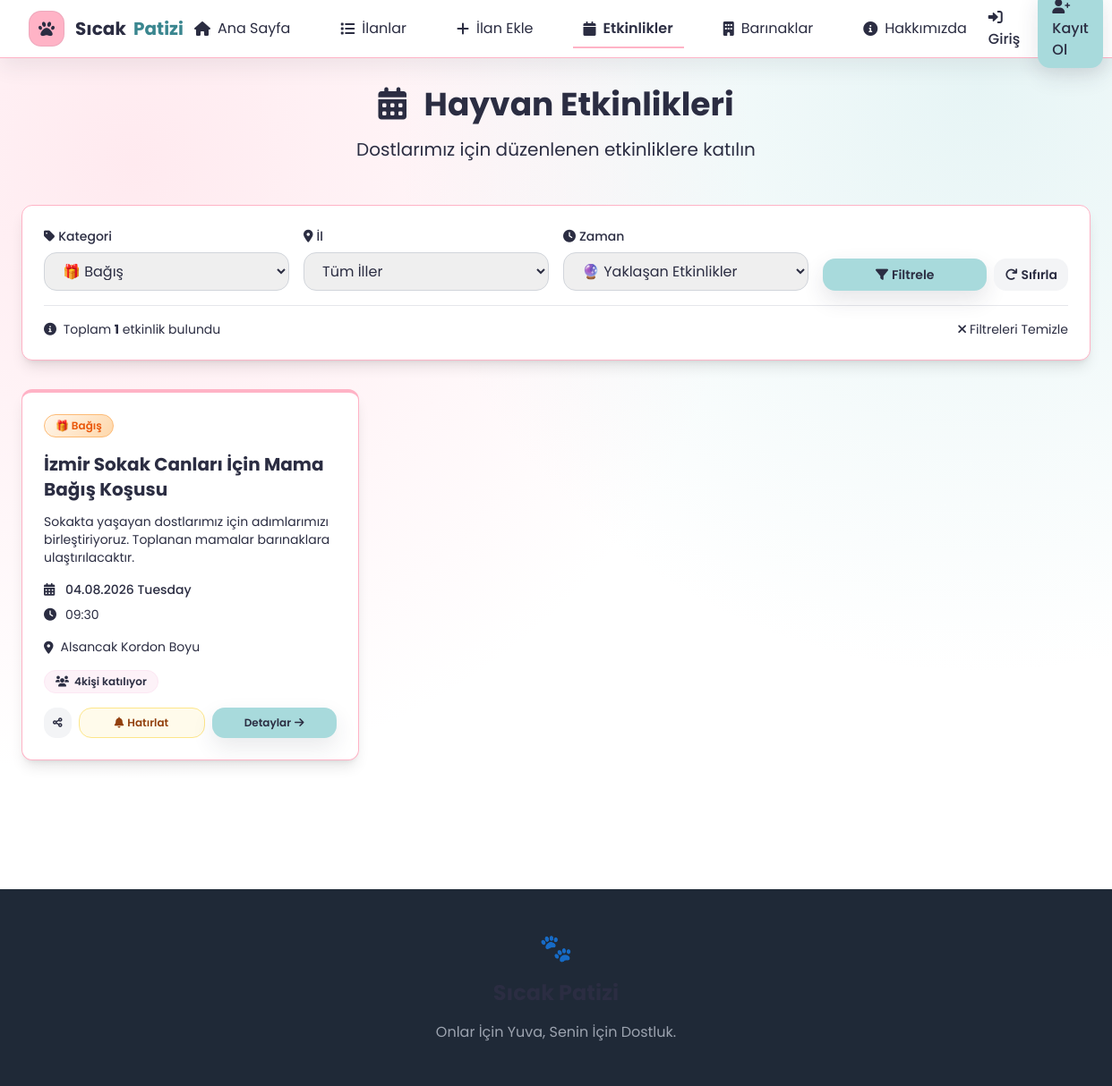
/etkinlikler.php?kategori=bagis, run on the app's committed database.
### tables this page shows
CREATE TABLE IF NOT EXISTS hayvan_etkinlikleri (
    id INT AUTO_INCREMENT PRIMARY KEY,
    baslik VARCHAR(255) NOT NULL,
    aciklama TEXT NOT NULL,
    detay_aciklama LONGTEXT,
    etkinlik_tarihi DATETIME NOT NULL,
    etkinlik_saati TIME,
    bitis_tarihi DATETIME,
    adres TEXT,
    il_id INT DEFAULT 34,
    ilce_id INT DEFAULT 0,
    konum_lat DECIMAL(10,8),
    konum_lng DECIMAL(11,8),
    organizator VARCHAR(255),
    iletisim_telefon VARCHAR(20),
    iletisim_email VARCHAR(100),
    website VARCHAR(255),
    resim VARCHAR(255),
    kategori ENUM('sahiplendirme', 'saglik', 'egitim', 'bagis', 'diger') DEFAULT 'sahiplendirme',
    etkinlik_turu ENUM('sahiplendirme', 'egitim', 'bagis', 'tedavi', 'sosyal', 'yarışma', 'sergi', 'diğer') DEFAULT 'sahiplendirme',
    durum ENUM('yayin', 'taslak', 'iptal') DEFAULT 'yayin',
    aktif TINYINT(1) DEFAULT 1,
    olusturma_tarihi TIMESTAMP DEFAULT CURRENT_TIMESTAMP,
    guncelleme_tarihi TIMESTAMP DEFAULT CURRENT_TIMESTAMP ON UPDATE CURRENT_TIMESTAMP
);

### etkinlikler.php (the view, shortened to what this page needs)
<?php
include 'includes/header.php';
include 'includes/db.php';
$sayfa = isset($_GET['sayfa']) ? (int)$_GET['sayfa'] : 1;
$limit = 9;
$offset = ($sayfa - 1) * $limit;
$kategori_filter = isset($_GET['kategori']) ? trim($_GET['kategori']) : '';
$il_filter = isset($_GET['il']) ? (int)$_GET['il'] : 0;
$zaman_filter = isset($_GET['zaman']) ? trim($_GET['zaman']) : 'gelecek';
$where_conditions = ["(e.aktif = 1 OR e.durum = 'yayin')"];
$params = [];
$types = "";
if (!empty($kategori_filter)) {
    $where_conditions[] = "e.kategori = ?";
    $params[] = $kategori_filter;
    $types .= "s";
}
switch ($zaman_filter) {
    case 'gelecek':
    default:
        $where_conditions[] = "e.etkinlik_tarihi >= CURDATE()";
        break;
}
$where_clause = implode(' AND ', $where_conditions);
$count_sql = "SELECT COUNT(*) as total FROM hayvan_etkinlikleri e WHERE $where_clause";
$count_stmt = $conn->prepare($count_sql);
if (!empty($params)) {
    $count_stmt->bind_param($types, ...$params);
}
$count_stmt->execute();
$total_count = $count_stmt->get_result()->fetch_assoc()['total'];
$sql = "SELECT e.*, il.ad as il_ad, ilc.ad as ilce_ad,
        (SELECT COUNT(*) FROM event_subscriptions sub WHERE sub.event_id = e.id AND sub.is_active = 1) AS subscriber_count
        FROM hayvan_etkinlikleri e
        LEFT JOIN il ON e.il_id = il.id
        LEFT JOIN ilce ilc ON e.ilce_id = ilc.id
        WHERE $where_clause
        ORDER BY e.etkinlik_tarihi ASC, e.etkinlik_saati ASC
        LIMIT ? OFFSET ?";
$stmt = $conn->prepare($sql);
$all_params = array_merge($params, [$limit, $offset]);
$all_types = $types . "ii";
if (!empty($all_params)) {
    $stmt->bind_param($all_types, ...$all_params);
}
$stmt->execute();
$result = $stmt->get_result();
?>
<main class="max-w-7xl mx-auto px-6 py-8">
    <div class="text-center mb-12">
        <h1 class="text-4xl font-bold text-gray-800 mb-4">
            <i class="fas fa-calendar-alt mr-3 text-primary"></i>
            Hayvan Etkinlikleri
        </h1>
        <p class="text-xl text-gray-600">Dostlarımız için düzenlenen etkinliklere katılın</p>
    </div>
    <div class="bg-white rounded-xl shadow-lg p-6 mb-8 card-hover">
        <form method="GET" class="grid grid-cols-1 md:grid-cols-4 gap-4">
            <div>
                <label class="block text-sm font-medium text-gray-700 mb-2">
                    <i class="fas fa-tag mr-1 text-primary"></i>Kategori
                </label>
                <select name="kategori" class="w-full px-4 py-2 border border-gray-300 rounded-md focus:ring-2 focus:ring-primary focus:border-primary transition duration-300">
                    <option value="bagis" <?= $kategori_filter == 'bagis' ? 'selected' : '' ?>>🎁 Bağış</option>
                </select>
            </div>
            <div>
                <label class="block text-sm font-medium text-gray-700 mb-2">
                    <i class="fas fa-map-marker-alt mr-1 text-primary"></i>İl
                </label>
                <select name="il" class="w-full px-4 py-2 border border-gray-300 rounded-md focus:ring-2 focus:ring-primary focus:border-primary transition duration-300">
                    <option value="0">Tüm İller</option>
                </select>
            </div>
            <div>
                <label class="block text-sm font-medium text-gray-700 mb-2">
                    <i class="fas fa-clock mr-1 text-primary"></i>Zaman
                </label>
                <select name="zaman" class="w-full px-4 py-2 border border-gray-300 rounded-md focus:ring-2 focus:ring-primary focus:border-primary transition duration-300">
                    <option value="gelecek" <?= $zaman_filter == 'gelecek' ? 'selected' : '' ?>>🔮 Yaklaşan Etkinlikler</option>
                </select>
            </div>
            <div class="flex items-end gap-2">
                <button type="submit" class="flex-1 btn-gradient text-white px-4 py-2 rounded-md font-semibold text-sm">
                    <i class="fas fa-filter mr-1"></i>Filtrele
                </button>
                <a href="etkinlikler.php" class="bg-gray-100 hover:bg-gray-200 text-gray-700 px-3 py-2 rounded-md font-semibold text-sm transition text-center flex items-center justify-center" title="Filtreleri Sıfırla">
                    <i class="fas fa-redo mr-1"></i>Sıfırla
                </a>
            </div>
        </form>
        <div class="mt-4 pt-4 border-t border-gray-200">
            <div class="flex items-center justify-between text-sm text-gray-600">
                <span>
                    <i class="fas fa-info-circle mr-1 text-primary"></i>
                    Toplam <strong class="text-primary"><?= $total_count ?></strong> etkinlik bulundu
                </span>
                <?php if (!empty($kategori_filter) || $il_filter > 0 || $zaman_filter != 'gelecek'): ?>
                    <a href="etkinlikler.php" class="text-primary hover:text-primary-light transition duration-300">
                        <i class="fas fa-times mr-1"></i>Filtreleri Temizle
                    </a>
                <?php endif; ?>
            </div>
        </div>
    </div>
    <?php if ($result && $result->num_rows > 0): ?>
        <div class="grid grid-cols-1 md:grid-cols-2 lg:grid-cols-3 gap-8 mb-12">
            <?php while ($etkinlik = $result->fetch_assoc()): ?>
                <?php
                $eventDate = new DateTime($etkinlik['etkinlik_tarihi']);
                $today = new DateTime();
                $isPast = $eventDate < $today;
                $categoryClasses = [
                    'sahiplendirme' => 'cat-sahiplendirme',
                    'saglik' => 'cat-saglik',
                    'egitim' => 'cat-egitim',
                    'bagis' => 'cat-bagis',
                    'diger' => 'cat-diger'
                ];
                $categoryClass = $categoryClasses[$etkinlik['kategori']] ?? $categoryClasses['diger'];
                $categoryNames = [
                    'sahiplendirme' => '💕 Sahiplendirme',
                    'saglik' => '🏥 Sağlık',
                    'egitim' => '📚 Eğitim',
                    'bagis' => '🎁 Bağış',
                    'diger' => '🌟 Diğer'
                ];
                ?>
                <div class="bg-white rounded-xl shadow-lg overflow-hidden card-hover border-t-4 border-primary <?= $isPast ? 'opacity-75' : '' ?>">
                    <div class="p-6">
                        <div class="flex items-center gap-2 mb-4 flex-wrap">
                            <span class="px-3 py-1 rounded-full text-xs font-semibold border <?= $categoryClass ?>">
                                <?= $categoryNames[$etkinlik['kategori']] ?? '🌟 Diğer' ?>
                            </span>
                        </div>
                        <h3 class="text-xl font-bold text-gray-800 mb-3 line-clamp-2">
                            <?= htmlspecialchars($etkinlik['baslik']) ?>
                        </h3>
                        <p class="text-gray-600 text-sm mb-4 line-clamp-3">
                            <?= htmlspecialchars($etkinlik['aciklama']) ?>
                        </p>
                        <div class="space-y-2 mb-4 text-sm text-gray-600">
                            <div class="flex items-center">
                                <i class="fas fa-calendar-alt mr-2 text-primary w-4"></i>
                                <span class="font-medium"><?= $eventDate->format('d.m.Y l') ?></span>
                            </div>
                            <?php if ($etkinlik['etkinlik_saati']): ?>
                                <div class="flex items-center">
                                    <i class="fas fa-clock mr-2 text-primary w-4"></i>
                                    <span><?= substr($etkinlik['etkinlik_saati'], 0, 5) ?></span>
                                </div>
                            <?php endif; ?>
                        </div>
                        <?php if ($etkinlik['adres']): ?>
                            <div class="mb-4">
                                <div class="flex items-start text-sm text-gray-600">
                                    <i class="fas fa-map-marker-alt mt-1 mr-2 text-primary"></i>
                                    <span class="line-clamp-2"><?= htmlspecialchars($etkinlik['adres']) ?></span>
                                </div>
                            </div>
                        <?php endif; ?>
                        <div class="mb-4">
                            <span class="inline-flex items-center text-xs font-semibold bg-pink-50 text-primary px-3 py-1 rounded-full border border-pink-100">
                                <i class="fas fa-users mr-1.5"></i>
                                <span id="sub-count-<?= $etkinlik['id'] ?>"><?= (int)($etkinlik['subscriber_count'] ?? 0) ?></span> kişi katılıyor
                            </span>
                        </div>
                        <div class="flex gap-2">
                            <button onclick="shareEvent('<?= htmlspecialchars(addslashes($etkinlik['baslik'])) ?>', '<?= $etkinlik['etkinlik_tarihi'] ?>', '<?= htmlspecialchars(addslashes($etkinlik['adres'] ?? '')) ?>')"
                                    class="bg-gray-100 hover:bg-gray-200 text-gray-700 text-xs px-2.5 py-2 rounded-md transition duration-300" title="Paylaş">
                                <i class="fas fa-share-alt"></i>
                            </button>
                            <button onclick="openSubscribeModal(<?= $etkinlik['id'] ?>, '<?= htmlspecialchars(addslashes($etkinlik['baslik'])) ?>')"
                                    class="flex-1 bg-amber-50 hover:bg-amber-100 text-amber-800 border border-amber-200 text-xs px-3 py-2 rounded-md font-semibold transition text-center flex items-center justify-center">
                                <i class="fas fa-bell mr-1"></i>Hatırlat
                            </button>
                            <a href="#etkinlik-detay" onclick="Swal.fire({title: '<?= htmlspecialchars(addslashes($etkinlik['baslik'])) ?>', html: '<b>Tarih:</b> <?= date('d.m.Y', strtotime($etkinlik['etkinlik_tarihi'])) ?><br><b>Konum:</b> <?= htmlspecialchars(addslashes($etkinlik['adres'] ?? 'Belirtilmedi')) ?><br><br><p><?= htmlspecialchars(addslashes($etkinlik['aciklama'])) ?></p>', confirmButtonColor: '#3A868F'})"
                               class="flex-1 btn-gradient text-white text-xs px-3 py-2 rounded-md text-center font-semibold flex items-center justify-center">
                                Detaylar <i class="fas fa-arrow-right ml-1"></i>
                            </a>
                        </div>
                    </div>
                </div>
            <?php endwhile; ?>
        </div>
    <?php endif; ?>
</main>
<footer class="bg-gray-800 text-white py-12 mt-16">
    <div class="max-w-7xl mx-auto px-6">
        <div class="text-center">
            <div class="text-3xl mb-4">🐾</div>
            <h3 class="text-2xl font-bold mb-4 text-primary-lighter">Sıcak Patizi</h3>
            <p class="text-gray-400">Onlar İçin Yuva, Senin İçin Dostluk.</p>
        </div>
    </div>
</footer>
</body>
</html>

### includes/header.php (style rules this page uses)
:root { --bg-light: #F8F9FA; --primary-pink: #FFB3C6; --action-mint: #A8DADC; --text-dark: #2B2D42; --brand-highlight: #3A868F; }
body { font-family: 'Poppins', sans-serif; background: radial-gradient(circle at 12% 15%, rgba(255, 179, 198, 0.28), transparent 46%), radial-gradient(circle at 88% 8%, rgba(168, 218, 220, 0.28), transparent 42%), var(--bg-light) !important; color: var(--text-dark); }
.btn-gradient { background: var(--action-mint); color: var(--text-dark); border-radius: 14px; box-shadow: 0 10px 24px rgba(43, 45, 66, 0.1); transition: all 0.3s ease; }
.card-hover { transition: all 0.3s ease; border: 1px solid var(--primary-pink); border-radius: 16px; }
.line-clamp-2 { display: -webkit-box; -webkit-line-clamp: 2; -webkit-box-orient: vertical; overflow: hidden; }
.line-clamp-3 { display: -webkit-box; -webkit-line-clamp: 3; -webkit-box-orient: vertical; overflow: hidden; }
.text-gray-800, .text-gray-700, .text-gray-600, .text-gray-500, .text-purple-600, .text-purple-700, .text-purple-800, .hover\:text-purple-600:hover, .hover\:text-purple-700:hover, .hover\:text-purple-800:hover, .hover\:text-gray-600:hover, .text-white { color: var(--text-dark) !important; }
.bg-white, .bg-gray-50, .bg-purple-100 { background-color: #ffffff !important; }
.cta-primary, .swal2-confirm, button[type="submit"] { background: var(--action-mint) !important; color: var(--text-dark) !important; border: none !important; border-radius: 14px !important; box-shadow: 0 10px 24px rgba(43, 45, 66, 0.12) !important; }
.rounded-md, .rounded-full, .dropdown-menu, .mobile-menu { border-radius: 14px !important; }
button, .button, .btn, .mobile-toggle { border-radius: 12px; }

### etkinlikler.php (style rules this page uses)
.cat-bagis { background: linear-gradient(135deg, #fff7ed 0%, #fed7aa 100%); color: #ea580c; border-color: #fdba74; }

### data on the page
hayvan_etkinlikleri: kategori "🎁 Bağış", baslik "İzmir Sokak Canları İçin Mama Bağış Koşusu", aciklama "Sokakta yaşayan dostlarımız için adımlarımızı birleştiriyoruz. Toplanan mamalar barınaklara ulaştırılacaktır.", etkinlik_tarihi "04.08.2026 Tuesday", etkinlik_saati "09:30", adres "Alsancak Kordon Boyu", subscriber_count "4"

### other printed values
$total_count "1"
